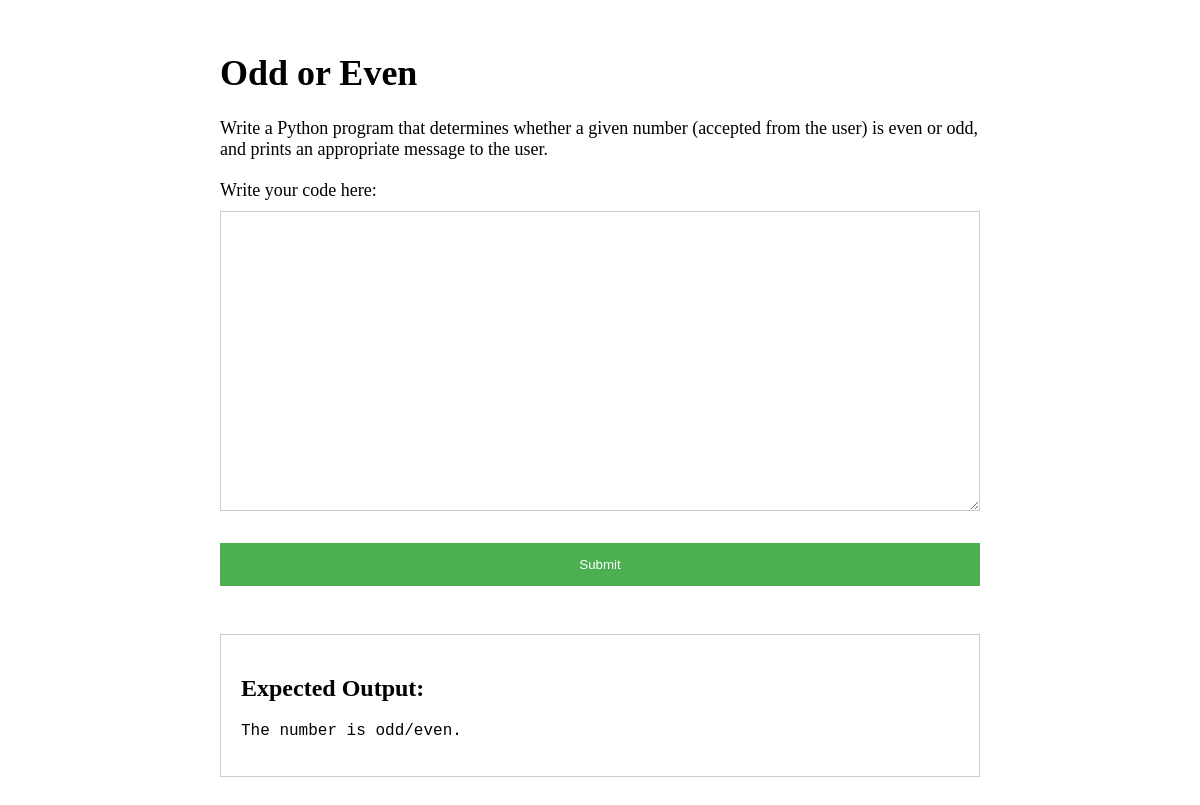
Screenshot of /solve_task/5 with the database file from the repository.
### CodeQuestsApp/models.py (models this page shows, shortened)
class Task(models.Model):
    name = models.CharField(max_length=80)
    text = models.CharField(max_length=500)
    ai_generated = models.BooleanField(default=False)
    correct_output = models.CharField(max_length=100)
    very_easy = 'V'
    easy = 'E'
    medium = 'M'
    hard = 'H'
    realy_hard = 'R'
    difficulty = [
        (very_easy, 'Very Easy'),
        (easy, 'Easy'),
        (medium, 'Medium'),
        (hard, 'Hard'),
        (realy_hard, 'Really Hard'),
    ]
    difficulty_level = models.CharField(max_length=1, choices=difficulty, default=medium)

### CodeQuestsApp/views.py (the view)
# urls.py: path('solve_task/<int:task_id>', views.solve_task, name="solve_task"),
def solve_task(request, task_id):
    task = Task.objects.get(id=task_id)
    if request.method == "POST":
        code = request.POST['code']
        solution = Solution.objects.create(user=request.user, task=task, user_code=code)
        solution.save()
    context = {
        'task': task
    }
    return render(request, 'solve_task.html', context)

### templates/solve_task.html (shortened to what this page needs)
{% load static %}
<!DOCTYPE html>
<html lang="en">
<head>
    <link rel="stylesheet" href="{% static 'css/solve_task.css' %}">
</head>
<body>
    <div class="container">
        <h1>{{ task.name }}</h1>
        <p>{{ task.text }}</p>
        <form method="POST">
            <label for="code">Write your code here:</label>
            <textarea id="code" name="code" required></textarea>
            <button type="submit">Submit</button>
        </form>
        <div class="output">
            <h2>Expected Output:</h2>
            <pre>{{ task.correct_output }}</pre>
        </div>
    </div>
</body>
</html>

### static/css/solve_task.css (style rules this page uses)
.container { max-width: 800px; margin: 0 auto; padding: 20px; box-sizing: border-box; }
h1 { font-size: 36px; }
p { font-size: 18px; margin-bottom: 20px; }
label { display: block; font-size: 18px; margin-bottom: 10px; }
textarea { width: 100%; height: 300px; font-size: 16px; border: 1px solid #ccc; padding: 10px; box-sizing: border-box; margin-bottom: 20px; }
button { background-color: #4CAF50; color: white; padding: 14px 20px; margin: 8px 0; border: none; cursor: pointer; width: 100%; }
.output { margin-top: 40px; border: 1px solid #ccc; padding: 20px; font-size: 16px; }

### rows the page displays
Task: name "Odd or Even", text "Write a Python program that determines whether a given number (accepted from the user) is even or odd, and prints an appropriate message to the user.", correct_output "The number is odd/even."
